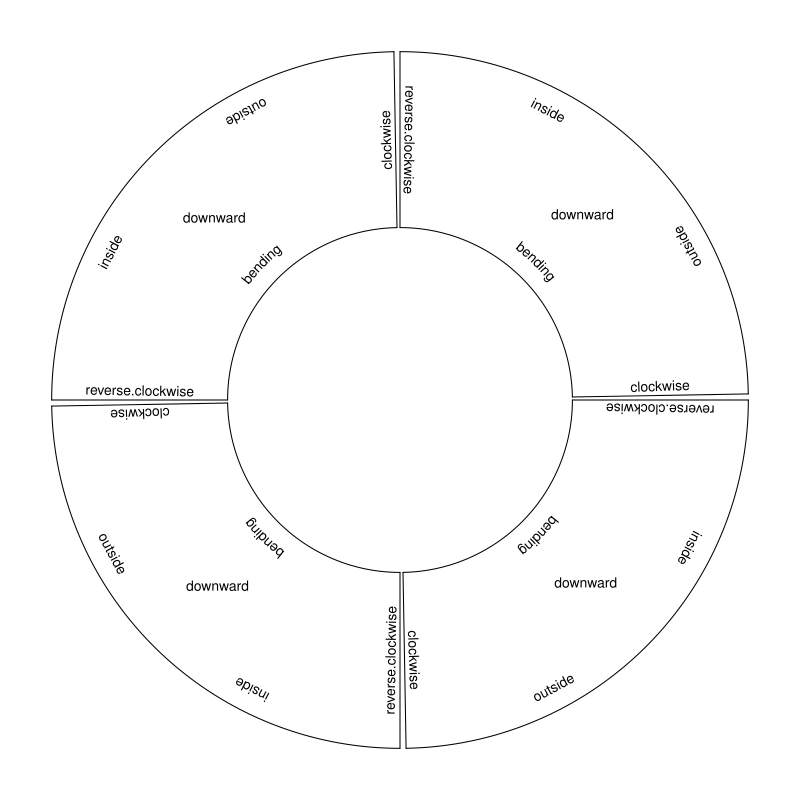

The script that drew this image:
library(circlize)
par(mar = c(1, 1, 1, 1))
factors = letters[1:4]
circos.par(points.overflow.warning = FALSE)
circos.initialize(factors = factors, xlim = c(0, 10))
circos.trackPlotRegion(factors = factors, ylim = c(0, 10), track.height = 0.5, panel.fun = function(x, y) {
    circos.text(3, 9, "inside", facing = "inside", cex = 0.8)
    circos.text(7, 9, "outside", facing = "outside", cex = 0.8)
    circos.text(0, 5, "reverse.clockwise", facing = "reverse.clockwise", adj = c(0.5, 0), cex = 0.8)
    circos.text(10, 5, "clockwise", facing = "clockwise", adj = c(0.5, 0), cex = 0.8)
    circos.text(5, 5, "downward", facing = "downward", cex = 0.8)
    circos.text(5, 1, "bending", facing = "bending", cex = 0.8)
})
circos.clear()
